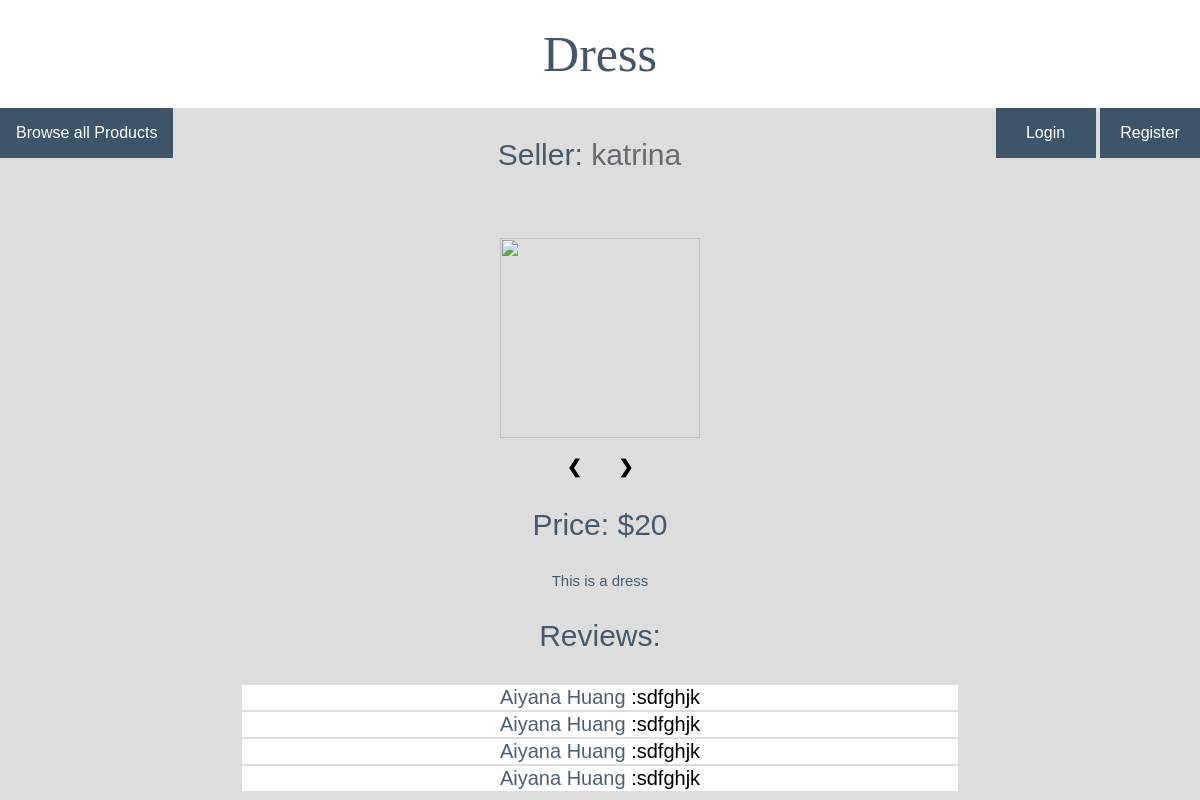
The app's page /product_3 with its own data.
### ecommerce_platform/models.py (models this page shows)
class Product(models.Model):
    CATEGORIES = [
        ("Apparel", "Apparel"),
        ("Pet Supplies", "Pet Supplies"),
        ("Home Goods", "Home Goods"),
        ("Pet Supplies", "Pet Supplies"),
        ("Electronics", "Electronics")
    ]
    product_picture1 = models.ImageField(blank=True)
    product_picture2 = models.ImageField(blank=True)
    product_picture3 = models.ImageField(blank=True)
    product_name = models.CharField(max_length=200)
    product_description = models.CharField(max_length=1000)
    product_price = models.IntegerField()
    product_in_stock_quantity = models.IntegerField()
    product_availability = models.BooleanField(default=True)
    product_category = models.CharField(max_length=50, choices=CATEGORIES)
    product_seller = models.ForeignKey(User, on_delete=models.PROTECT)

class Review(models.Model):
    review_product = models.ForeignKey(Product, on_delete=models.PROTECT)
    review_content = models.CharField(max_length=200)
    review_reviewer = models.ForeignKey(User, on_delete=models.PROTECT)

### ecommerce_platform/views.py (the view)
# urls.py: path('product_<int:id>', views.product_action, name="product"),
def product_action(request, id):
    context = {}
    product = get_object_or_404(Product, id=id)
    context['product'] = product
    reviews = Review.objects.filter(review_product=product).order_by('-id')
    context['reviews'] = reviews
    return render(request, 'product.html', context)

### ecommerce_platform/templates/product.html (shortened to what this page needs)
{% extends "base.html" %}
{% load static %}
{% block title %}
    {{product.product_name}}
{% endblock %}
{% block dropdown %}
    <a id = "id_browse_all_products" class = "browse_products" href = "{% url 'home' %}">
        <button>Browse all Products</button>
    </a>
    {% if user.is_authenticated %}
        <div class="dropdown">
            <button class="dropbtn" id="id_show_nav_button" onclick="nav_drop_down()">
                Navigation
            </button>
            <div class="dropdown-content" id="id_dropdown_content">
                <a id="id_nav_shopping_cart_link" href="{% url 'shopping_cart' %}">Shopping Cart</a>
                <a id="id_nav_wishlist_link" href="{% url 'wishlist' %}">Wishlist</a>
                <a id="id_nav_profile" href="{% url 'profile' %}">My profile</a>
                <a id="id_nav_logout" href="{% url 'logout' %}">Logout</a>
            </div>
        </div>
    {% else %}
        <div class='right_button'>
        <a id = "id_login_link" href="{% url 'login' %}">
            <button>Login</button>
        </a>
        <a id = "id_register_link" href="{% url 'register' %}">
            <button>Register</button>
        </a>
        </div>
    {% endif %}
{% endblock %}
{% block body %}
    <div>
        <p>
            {% if product.product_seller == user %}
                Seller: <a id = "id_seller_name"  href="{% url 'profile' %}">{{product.product_seller}}</a>
            {% else %}
                Seller: <a id = "id_seller_name"  href="{% url 'other_profile' product.product_seller.id %}">{{product.product_seller}}</a>
            {% endif %}
        </p>
        <br><br>
        <div class="slideshow-container">
            <div class="mySlides fade">
                <img id = "id_product_picture1" src="{% url 'photo' product.id 1 %}" width="200px" height="200px">
            </div>
        <br>
            <a class="prev" onclick="plusSlides(-1)">&#10094;</a>
            <a class="next" onclick="plusSlides(1)">&#10095;</a>
        </div>
        <p id = "id_product_price">Price: ${{product.product_price}}</p>
        <p id = "id_product_description">{{product.product_description}}</p>
    <p>Reviews:</p>
    <div class="review_display">
        <table class="review_table">
        {% for r in reviews %}
            <tr><td>
                <a id = "id_profile_link_{{r.review_reviewer.username}}" href="{% url 'other_profile' r.review_reviewer.id%}">
                    <span style="color: rgba(45,69,92,0.86)">{{r.review_reviewer.first_name}} {{r.review_reviewer.last_name}}</span>
                </a>
                :{{r.review_content}}
            </td></tr>
        {% endfor %}
        </table>
    </div>
{% endblock %}

### ecommerce_platform/static/css/base.css (style rules this page uses)
body { background-color: #dddddd; overflow: scroll; }
button { background-color: rgba(45,69,92,0.90); color: white; padding: 16px; font-size: 16px; border: none; cursor: pointer; min-width: 100px; }
div { text-align: center; alignment: center; }
a { text-decoration: none; color: rgba(45,69,92,0.90); font-size: 1em; }
.browse_products { float: left; margin-right: 10px; }
p { color: rgba(45,69,92,0.86); font-size: 30px; }
#id_seller_name { color: rgba(82, 89, 96, 0.86); text-align: center; font-size: 1em; margin-bottom: 20px; }
#id_product_description { font-size: 15px; }
a { color: grey; }
.right_button { float: right; z-index: 1; }
tr { background-color: white; margin-top: 20px; width: 100%; }
td { margin: 5px; }
* { box-sizing: border-box }
body { font-family: Verdana, sans-serif; margin:0 }
.mySlides { display: none }
img { vertical-align: middle; }
.slideshow-container { max-width: 1000px; position: relative; margin: auto; }
.prev, .next { cursor: pointer; position: relative; top: 50%; width: auto; padding: 16px; margin-top: -22px; color: black; font-weight: bold; font-size: 18px; transition: 0.6s ease; border-radius: 0 3px 3px 0; user-select: none; }
.next { right: 0; border-radius: 3px 0 0 3px; }
div.review_display { width: 100%; }
table.review_table { margin-top: 20px; width: 60%; font-size: 20px; margin-left: 20%; }

### records on screen
Product: product_name "Dress", product_seller "katrina", product_price "20", product_description "This is a dress"
Review: review_reviewer.first_name "Aiyana", review_reviewer.last_name "Huang", review_content "sdfghjk"
Review: review_reviewer.first_name "Aiyana", review_reviewer.last_name "Huang", review_content "sdfghjk"
Review: review_reviewer.first_name "Aiyana", review_reviewer.last_name "Huang", review_content "sdfghjk"
Review: review_reviewer.first_name "Aiyana", review_reviewer.last_name "Huang", review_content "sdfghjk"
